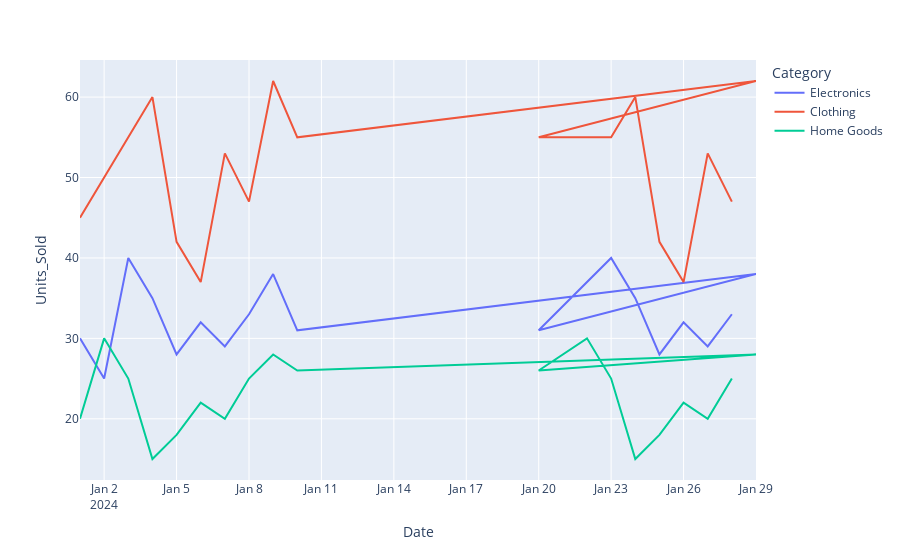

Notebook cell for this chart:
### Code cell
import plotly.express as px
import pandas as pd
archivo="sales_data python.csv"
df=pd.read_csv(archivo)
print(df.head())
df['Date'] = pd.to_datetime(df['Date'])
fig = px.line(df, x='Date', y="Units_Sold",color='Category')
fig.show()

### Figure 1 — Plotly figure (JSON) as saved in the notebook; plotly's stock layout.template omitted (floating-point values rounded to 4 significant figures)
{"data": [{"hovertemplate": "Category=Electronics<br>Date=%{x}<br>Units_Sold=%{y}<extra></extra>", "legendgroup": "Electronics", "line": {"color": "#636efa", "dash": "solid"}, "marker": {"symbol": "circle"}, "mode": "lines", "name": "Electronics", "orientation": "v", "showlegend": true, "type": "scatter", "x": ["2024-01-01T00:00:00.000000000", "2024-01-02T00:00:00.000000000", "2024-01-03T00:00:00.000000000", "2024-01-04T00:00:00.000000000", "2024-01-05T00:00:00.000000000", "2024-01-06T00:00:00.000000000", "2024-01-07T00:00:00.000000000", "2024-01-08T00:00:00.000000000", "2024-01-09T00:00:00.000000000", "2024-01-10T00:00:00.000000000", "2024-01-29T00:00:00.000000000", "2024-01-20T00:00:00.000000000", "2024-01-23T00:00:00.000000000", "2024-01-24T00:00:00.000000000", "2024-01-25T00:00:00.000000000", "2024-01-26T00:00:00.000000000", "2024-01-27T00:00:00.000000000", "2024-01-28T00:00:00.000000000"], "xaxis": "x", "y": [30, 25, 40, 35, 28, 32, 29, 33, 38, 31, 38, 31, 40, 35, 28, 32, 29, 33], "yaxis": "y"}, {"hovertemplate": "Category=Clothing<br>Date=%{x}<br>Units_Sold=%{y}<extra></extra>", "legendgroup": "Clothing", "line": {"color": "#EF553B", "dash": "solid"}, "marker": {"symbol": "circle"}, "mode": "lines", "name": "Clothing", "orientation": "v", "showlegend": true, "type": "scatter", "x": ["2024-01-01T00:00:00.000000000", "2024-01-02T00:00:00.000000000", "2024-01-03T00:00:00.000000000", "2024-01-04T00:00:00.000000000", "2024-01-05T00:00:00.000000000", "2024-01-06T00:00:00.000000000", "2024-01-07T00:00:00.000000000", "2024-01-08T00:00:00.000000000", "2024-01-09T00:00:00.000000000", "2024-01-10T00:00:00.000000000", "2024-01-29T00:00:00.000000000", "2024-01-20T00:00:00.000000000", "2024-01-23T00:00:00.000000000", "2024-01-24T00:00:00.000000000", "2024-01-25T00:00:00.000000000", "2024-01-26T00:00:00.000000000", "2024-01-27T00:00:00.000000000", "2024-01-28T00:00:00.000000000"], "xaxis": "x", "y": [45, 50, 55, 60, 42, 37, 53, 47, 62, 55, 62, 55, 55, 60, 42, 37, 53, 47], "yaxis": "y"}, {"hovertemplate": "Category=Home Goods<br>Date=%{x}<br>Units_Sold=%{y}<extra></extra>", "legendgroup": "Home Goods", "line": {"color": "#00cc96", "dash": "solid"}, "marker": {"symbol": "circle"}, "mode": "lines", "name": "Home Goods", "orientation": "v", "showlegend": true, "type": "scatter", "x": ["2024-01-01T00:00:00.000000000", "2024-01-02T00:00:00.000000000", "2024-01-03T00:00:00.000000000", "2024-01-04T00:00:00.000000000", "2024-01-05T00:00:00.000000000", "2024-01-06T00:00:00.000000000", "2024-01-07T00:00:00.000000000", "2024-01-08T00:00:00.000000000", "2024-01-09T00:00:00.000000000", "2024-01-10T00:00:00.000000000", "2024-01-29T00:00:00.000000000", "2024-01-20T00:00:00.000000000", "2024-01-22T00:00:00.000000000", "2024-01-23T00:00:00.000000000", "2024-01-24T00:00:00.000000000", "2024-01-25T00:00:00.000000000", "2024-01-26T00:00:00.000000000", "2024-01-27T00:00:00.000000000", "2024-01-28T00:00:00.000000000"], "xaxis": "x", "y": [20, 30, 25, 15, 18, 22, 20, 25, 28, 26, 28, 26, 30, 25, 15, 18, 22, 20, 25], "yaxis": "y"}], "layout": {"legend": {"title": {"text": "Category"}, "tracegroupgap": 0}, "margin": {"t": 60}, "xaxis": {"anchor": "y", "domain": [0, 1], "title": {"text": "Date"}}, "yaxis": {"anchor": "x", "domain": [0, 1], "title": {"text": "Units_Sold"}}}}
